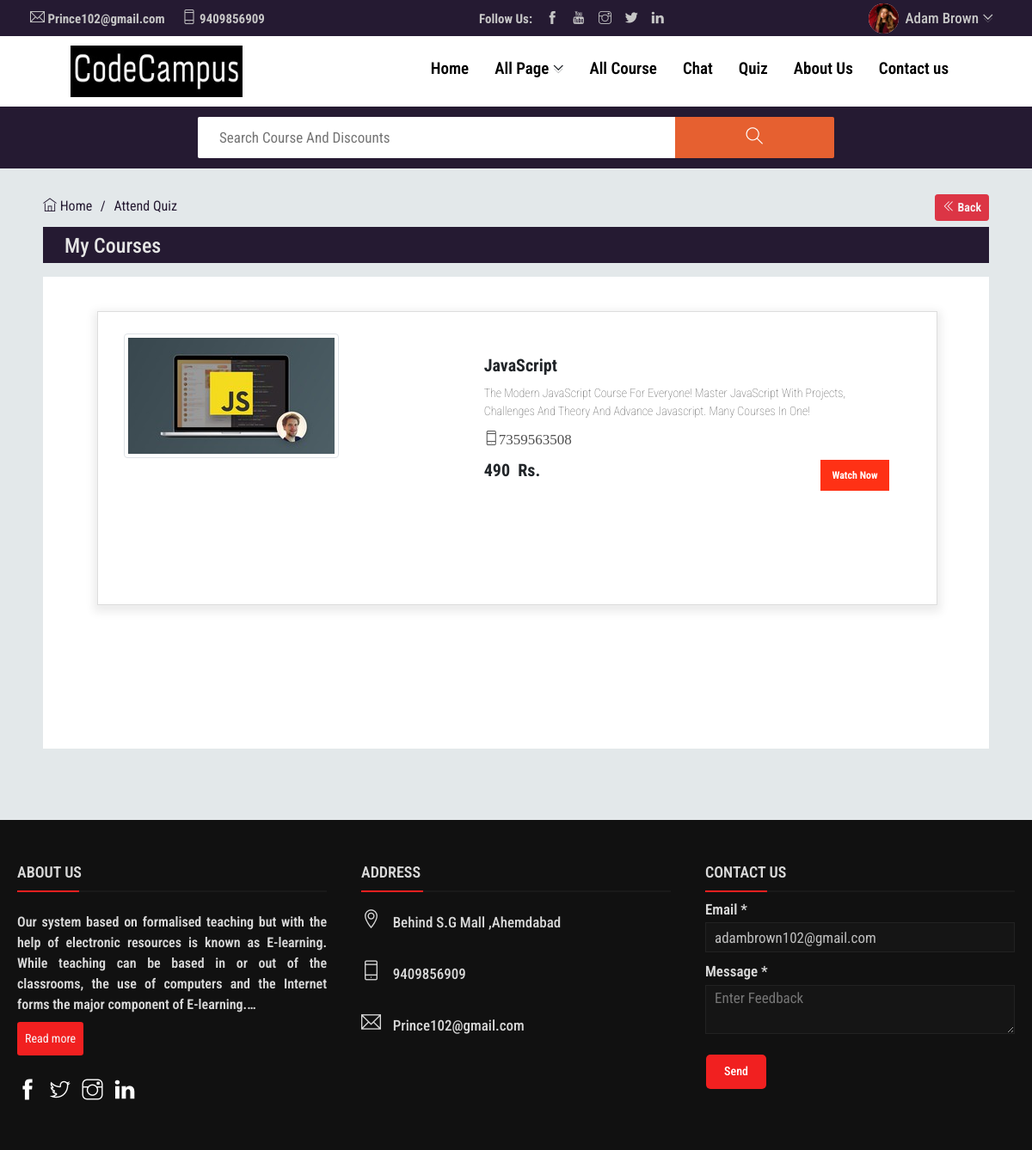
The app's page /my_course.php (signed in) with its own data.
### tables this page shows
CREATE TABLE `site_setting` (
  `id` int(11) NOT NULL,
  `site_logo` varchar(255) NOT NULL,
  `address` varchar(255) NOT NULL,
  `contect_no` varchar(255) NOT NULL,
  `email` varchar(255) NOT NULL,
  `about_img` varchar(255) NOT NULL,
  `head_line` varchar(1000) NOT NULL,
  `about_us` varchar(2000) NOT NULL
);

CREATE TABLE `apply_course_student` (
  `srno` int(11) NOT NULL,
  `id` int(15) NOT NULL,
  `surname` varchar(255) NOT NULL,
  `fname` varchar(255) NOT NULL,
  `lname` varchar(255) NOT NULL,
  `contect_number` varchar(15) NOT NULL,
  `email_id` varchar(255) NOT NULL,
  `payment` tinyint(1) NOT NULL,
  `profile_img` varchar(255) NOT NULL,
  `fullname` varchar(255) NOT NULL,
  `course_id` int(15) NOT NULL
);

CREATE TABLE `coursedetail` (
  `course_id` int(20) NOT NULL,
  `course_title` varchar(100) NOT NULL,
  `course_detail` varchar(500) NOT NULL,
  `course_contect` varchar(20) NOT NULL,
  `course_amrp` int(20) NOT NULL,
  `course_dmrp` int(20) NOT NULL,
  `course_file` varchar(255) NOT NULL
);

### my_course.php (the view, shortened to what this page needs)
<!DOCTYPE html>
<html>
	<head>
		<link rel="stylesheet" href="https://maxcdn.bootstrapcdn.com/bootstrap/4.5.2/css/bootstrap.min.css">
		<link rel="stylesheet" href="https://cdnjs.cloudflare.com/ajax/libs/font-awesome/4.7.0/css/font-awesome.min.css">
		<link rel="stylesheet" href="css/owl.carousel.css">
		<link rel="stylesheet" href="css/owl.theme.green.css">
		<link rel="stylesheet" href="css/themify-icons.css">
		<link rel="stylesheet" href="css/style.css">
	</head>
	<body>
			<?php
				include 'session_check.php';
				include 'Header_top.php';
				include 'Navbar.php';
				include 'Header_search.php';
			 ?>
		<div class="container-fluid quiz_content">
			<div class="row">
				<div class="col-xl-12 quiz_main_content">
					<div class="d-flex justify-content-between">
						<div id="breadcrumbs">
							<ul>
								<li><a href="index.php"><i class="ti-home"></i>  Home</a></li>
								<li>/</li>
								<li>Attend Quiz</li>
							</ul>
						</div>
						<div id="back-button">
							<button class="btn btn-danger btn-sm"><a href="index.php" class="text-light"><i class="ti-angle-double-left"></i>  Back</a></button>
						</div>
					</div>
					<div class="quiz_heading">
						<h4>My Courses</h4>
					</div>
					<div class="container mx-auto quiz_area h-100">
						<?php
							if(isset($_SESSION['id'])) {
							$stu_email = $_SESSION['email'];
							}else if (isset($_SESSION['admin_email'])) {
								$stu_id = $_SESSION['admin_id'];
								$stu_email = $_SESSION['admin_email'];
							}
							$join_sql = "SELECT * FROM coursedetail c INNER JOIN apply_course_student a ON c.course_id = a.course_id WHERE email_id = '$stu_email' AND payment = '1'";
							$query = mysqli_query($conn,$join_sql);
							while ($row = mysqli_fetch_assoc($query)) {
								echo '
										<div class="course_card d-flex mb-4" style="border: 1px solid #ddd; padding: 25px 15px; margin-left: 13px; box-shadow: 0px 4px 10px 4px rgb(0 0 0 / 8%);">
											<div class="col-xl-5 col-lg-4 col-md-12 col-sm-12">
												<img src="Admin/'.$row['course_file'].'" class="img-thumbnail img-fluid" alt="">
											</div>
											<div class="col-xl-7 col-lg-7 col-md-12 col-sm-12">
												<div class="course-body">
													<h4>'.$row['course_title'].'</h4>
													<p>'.$row['course_detail'].'</p>
													<p><b><i class="ti-mobile">'.$row['course_contect'].'</i></b></p>
													<div class="d-flex justify-content-between">
														<h5 class="Mrp mb-1">'.$row['course_amrp'].'&nbsp; Rs.</h5>
														<button type="button" class="text-light Apply_btn flex-first"><a href="watch_course.php?course_id='.$row['course_id'].'">Watch Now</a></button>
													</div>
												</div>
											</div>
										</div>
									';
							}
						?>
					</div>
				</div>
			</div>
		</div>
		<?php include 'footer.php'; ?>
	</body>
</html>

### Header_top.php (shortened to what this page needs)
<?php
	$site_qry = mysqli_query($conn,"SELECT * FROM `site_setting`");
	$site_data = mysqli_fetch_assoc(mysqli_query($conn,"SELECT * FROM `site_setting`"));
?>
<div class="header-top">
	<div class="container-fluid">
		<div class="row">
			<div class="col-lg-12">
				<div class="headertop-wrap d-flex align-items-center justify-content-between">
					<div class="phone" style="">
						<p>
							<?php
								if (mysqli_num_rows($site_qry) > 0) {
								  	echo '<span><i class="ti ti-email"></i><b id="phone">&nbsp;'.$site_data['email'].'</b></span>';
									echo '<span><i class="ti ti-mobile"></i><b id="phone">&nbsp;'.$site_data['contect_no'].'</b></span>';
								}
							 ?>
						</p>
					</div>
					<div class="social-midea mx-0">
						<p>
							<span><b>Follow Us: </b></span>
							<span><i class="ti-facebook"></i></span>
							<span><i class="ti-youtube"></i></span>
							<span><i class="ti-instagram"></i></span>
							<span><i class="ti-twitter-alt"></i></span>
							<span><i class="ti-linkedin"></i></span>
						</p>
					</div>
					<div class="d-flex align-items-center justify-content-end">
						<div class="My-Account-id">
							<div class="d-flex">
									<?php
										if (isset($_SESSION['admin_email'])) {
											$email = $_SESSION['admin_email'];
											$username = $_SESSION['admin_username'];
										}else if (isset($_SESSION['email'])) {
											$email = $_SESSION['email'];
											$username = $_SESSION['username'];
										}
										$sql = "SELECT * FROM `login` WHERE email = '$email'";
										$row = mysqli_fetch_assoc(mysqli_query($conn,$sql));
										if ($row['profile_img'] != "") {
											echo '<img class="img mr-2 mt-1" src="'.$row['profile_img'].'" alt="">';
										}else{
											echo '<img class="img mr-2 mt-1" src="Admin/img/avtar3.png" alt="">';
										}
										echo '
												<a href="my_profile.php">
											    	<span class="mb-1">'.$username.'<i class="ti  ti-angle-double-down "></i></span>
											    </a>
											';
									?>
							</div>
						</div>
					</div>
				</div>
			</div>
		</div>
	</div>
</div>

### Navbar.php (shortened to what this page needs)
<div class="container-fluid">
	<div class="row">
		<div class="navbar d-flex align-self-center justify-content-around">
			<div class="logo">
				<?php include 'config.php'; $site_data = mysqli_fetch_assoc(mysqli_query($conn,"SELECT * FROM `site_setting`"));
					echo '<a href="index.php"><img src="Admin/'.$site_data['site_logo'].'" height="60px" width="200px" alt=""></a>';
				?>
			</div>
			<div class="nav">
				<nav>
					<ul class="nav-links text-center">
						<li><a href="index.php">Home</a></li>
						<li id="Mega-Link"><a>All Page</a><i class="ti ti-angle-double-down"></i></li>
						<li><a href="All_course.php">All Course</a></li>
						<li><a href="stu_chat.php">Chat</a></li>
						<li><a href="stu_show_quizs.php">Quiz</a></li>
						<li><a href="About_us.php">About Us</a></li>
						<li><a id="feedback_link">Contact us</a></li>
					</ul>
				</nav>
			</div>
		</div>
	</div>
</div>

### footer.php (shortened to what this page needs)
<footer>
	<div class="fmain-content">
		<div class="left box">
			<h2>About us</h2>
			<div class="fcontent">
				<?php
					$site_data = mysqli_fetch_assoc(mysqli_query($conn,"SELECT * FROM `site_setting`"));
				?>
				<div class="module line-clamp">
					<p><?php echo $site_data['about_us']; ?></p>
				</div>
				<button class="red_mr btn btn-sm py-2 mt-2"><a href="#" class="text-light">Read more</a></button>
				<div class="social">
					<a href=""><span class="ti ti-facebook"></span></a>
					<a href=""><span class="ti ti-twitter"></span></a>
					<a href=""><span class="ti ti-instagram"></span></a>
					<a href=""><span class="ti ti-linkedin"></span></a>
				</div>
			</div>
		</div>
		<div class="center box">
			<h2>Address</h2>
			<div class="fcontent">
				<div class="place">
					<span class="ti ti-location-pin"></span>
					<span class="text"><?php echo $site_data['address']; ?></span>
				</div>
				<div class="fphone">
					<span class="ti ti-mobile"></span>
					<span class="text"><?php echo $site_data['contect_no']; ?></span>
				</div>
				<div class="email">
					<span class="ti ti-email"></span>
					<span class="text"><?php echo $site_data['email']; ?></span>
				</div>
			</div>
		</div>
		<div class="right box">
			<h2>Contact us</h2>
			<div class="fcontent">
				<form action="#" id="f_form">
					<div class="email">
						<div class="text">Email *</div>
						<input type="email" id="f_email" placeholder="Enter Your Email" value="<?php if(isset($_SESSION['admin_email'])){echo $_SESSION['admin_email']; }else if(isset($_SESSION['email'])){ echo $_SESSION['email']; }?>" readonly required>
					</div>
					<div class="msg">
						<div class="text">Message *</div>
						<textarea id="msgForm" rows="2" cols="25" placeholder="Enter Feedback" required></textarea>
						<br>
						<div class="btn">
							<button type="submit" id="send_feedback_ft">Send</button>
						</div>
					</form>
				</div>
			</div>
		</div>
	</footer>

### records on screen
site_setting: email "Prince102@gmail.com", contect_no "9409856909", site_logo (picture), about_us "Our system based on formalised teaching but with the help of electronic resources is known as E-learning. While teaching can be based in or out of the classrooms, the use of computers and the Internet forms the major component of E-learning.", address "Behind S.G Mall ,Ahemdabad"
apply_course_student: course.course_file (picture), course.course_title "JavaScript", course.course_detail "The Modern JavaScript Course For Everyone! Master JavaScript With Projects, Challenges And Theory And Advance Javascript. Many Courses In One!", course.course_contect "7359563508", course.course_amrp "490"

### other values on screen
$username "Adam Brown"
